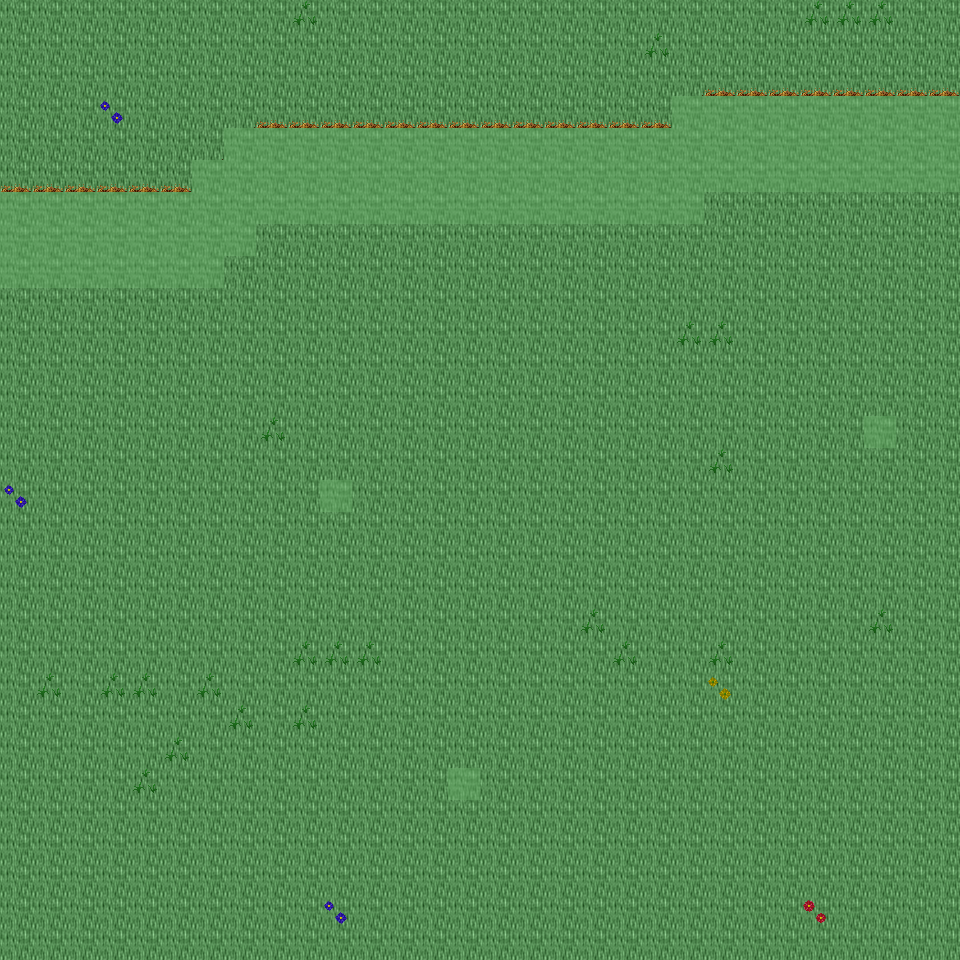

A 2D game scene composited from a Tiled map and its tileset images. What follows is a short description and the map's XML, with each tile layer's data collapsed to a summary:
An orthogonal 30x30 tile map with 32x32 px tiles, 6 tile layers (Ground, Object, Object2, Above, ...), 19 tilesets and 6 objects (6x mapExit).

<map version="1.0" orientation="orthogonal" renderorder="right-down" width="30" height="30" tilewidth="32" tileheight="32" nextobjectid="7">
  <tileset firstgid="1" name="tileset_ground_ground" tilewidth="32" tileheight="32" tilecount="33" columns="3">
    <image source="../drawable/tileset_ground_ground.png" width="96" height="352" />
  </tileset>
  <tileset firstgid="34" name="tileset_ground_water_pool" tilewidth="32" tileheight="32" tilecount="72" columns="3">
    <image source="../drawable/tileset_ground_water_pool.png" width="96" height="768" />
  </tileset>
  <tileset firstgid="106" name="tileset_ground_ridge_earth_dark" tilewidth="32" tileheight="32" tilecount="96" columns="12">
    <image source="../drawable/tileset_ground_ridge_earth_dark.png" width="384" height="256" />
  </tileset>
  <tileset firstgid="202" name="tileset_ground_grass_edges" tilewidth="32" tileheight="32" tilecount="36" columns="12">
    <image source="../drawable/tileset_ground_grass_edges.png" width="384" height="96" />
  </tileset>
  <tileset firstgid="238" name="tileset_ground_earth_edges" tilewidth="32" tileheight="32" tilecount="18" columns="6">
    <image source="../drawable/tileset_ground_earth_edges.png" width="192" height="96" />
  </tileset>
  <tileset firstgid="256" name="tileset_ground_grass_corners" tilewidth="32" tileheight="32" tilecount="24" columns="6">
    <image source="../drawable/tileset_ground_grass_corners.png" width="192" height="128" />
  </tileset>
  <tileset firstgid="280" name="tileset_plant_grasses" tilewidth="32" tileheight="32" tilecount="6" columns="3">
    <image source="../drawable/tileset_plant_grasses.png" width="96" height="64" />
  </tileset>
  <tileset firstgid="286" name="tileset_plant_flower_daisy_blue" tilewidth="32" tileheight="32" tilecount="8" columns="2">
    <image source="../drawable/tileset_plant_flower_daisy_blue.png" width="64" height="128" />
  </tileset>
  <tileset firstgid="294" name="tileset_plant_flower_daisy_yellow" tilewidth="32" tileheight="32" tilecount="8" columns="2">
    <image source="../drawable/tileset_plant_flower_daisy_yellow.png" width="64" height="128" />
  </tileset>
  <tileset firstgid="302" name="tileset_plant_bush_bushes" tilewidth="32" tileheight="32" tilecount="10" columns="5">
    <image source="../drawable/tileset_plant_bush_bushes.png" width="160" height="64" />
  </tileset>
  <tileset firstgid="312" name="tileset_plant_flower_daisy_red" tilewidth="32" tileheight="32" tilecount="8" columns="2">
    <image source="../drawable/tileset_plant_flower_daisy_red.png" width="64" height="128" />
  </tileset>
  <tileset firstgid="320" name="tileset_plant_flower_daisy_white" tilewidth="32" tileheight="32" tilecount="8" columns="2">
    <image source="../drawable/tileset_plant_flower_daisy_white.png" width="64" height="128" />
  </tileset>
  <tileset firstgid="328" name="tileset_item_statue_bird" tilewidth="32" tileheight="32" tilecount="8" columns="2">
    <image source="../drawable/tileset_item_statue_bird.png" width="64" height="128" />
  </tileset>
  <tileset firstgid="336" name="tileset_logic_collision" tilewidth="32" tileheight="32" tilecount="1" columns="1">
    <image source="../drawable/tileset_logic_collision.png" width="32" height="32" />
  </tileset>
  <tileset firstgid="337" name="tileset_ground_green_paving" tilewidth="32" tileheight="32" tilecount="18" columns="3">
    <image source="../drawable/tileset_ground_green_paving.png" width="96" height="192" />
  </tileset>
  <tileset firstgid="355" name="tileset_logic_protection" tilewidth="32" tileheight="32" tilecount="2" columns="2">
    <image source="../drawable/tileset_logic_protection.png" width="64" height="32" />
  </tileset>
  <tileset firstgid="357" name="tileset_building_castle" tilewidth="32" tileheight="32" tilecount="320" columns="20">
    <image source="../drawable/tileset_building_castle.png" width="640" height="512" />
  </tileset>
  <tileset firstgid="677" name="tileset_logic_creature_reptile" tilewidth="32" tileheight="32" tilecount="7" columns="7">
    <image source="../drawable/tileset_logic_creature_reptile.png" width="224" height="32" />
  </tileset>
  <tileset firstgid="684" name="tileset_logic_creature_rodent" tilewidth="32" tileheight="32" tilecount="8" columns="8">
    <image source="../drawable/tileset_logic_creature_rodent.png" width="256" height="32" />
  </tileset>
  <layer name="Ground" width="30" height="30">
    <data>[900 cells, 900 non-empty, 1 distinct tile ids]</data>
  </layer>
  <layer name="Object" width="30" height="30">
    <data>[900 cells, 123 non-empty, 9 distinct tile ids]</data>
  </layer>
  <layer name="Object2" width="30" height="30">
    <data>[900 cells, 32 non-empty, 5 distinct tile ids]</data>
  </layer>
  <layer name="Above" width="30" height="30">
    <data>[900 cells, 0 non-empty, 0 distinct tile ids]</data>
  </layer>
  <layer name="Above2" width="30" height="30">
    <data>[900 cells, 0 non-empty, 0 distinct tile ids]</data>
  </layer>
  <layer name="Walkable" width="30" height="30">
    <data>[900 cells, 96 non-empty, 1 distinct tile ids]</data>
  </layer>
  <objectgroup name="MapEvents">
    <object id="1" name="north" type="mapExit" x="0" y="0" width="960" height="32">
      <properties>
        <property name="map" value="level_0_x88_y93" />
        <property name="x" value="0" />
        <property name="y" value="28" />
      </properties>
    </object>
    <object id="2" name="south" type="mapExit" x="0" y="928" width="960" height="32">
      <properties>
        <property name="map" value="level_0_x88_y95" />
        <property name="x" value="0" />
        <property name="y" value="1" />
      </properties>
    </object>
    <object id="3" name="west" type="mapExit" x="0" y="0" width="32" height="192">
      <properties>
        <property name="map" value="level_0_x87_y94" />
        <property name="x" value="28" />
        <property name="y" value="0" />
      </properties>
    </object>
    <object id="4" name="west2" type="mapExit" x="0" y="288" width="32" height="672">
      <properties>
        <property name="map" value="level_0_x87_y94" />
        <property name="x" value="28" />
        <property name="y" value="9" />
      </properties>
    </object>
    <object id="5" name="east" type="mapExit" x="928" y="0" width="32" height="96">
      <properties>
        <property name="map" value="level_0_x89_y94" />
        <property name="x" value="1" />
        <property name="y" value="0" />
      </properties>
    </object>
    <object id="6" name="east2" type="mapExit" x="928" y="192" width="32" height="768">
      <properties>
        <property name="map" value="level_0_x89_y94" />
        <property name="x" value="1" />
        <property name="y" value="6" />
      </properties>
    </object>
  </objectgroup>
</map>
